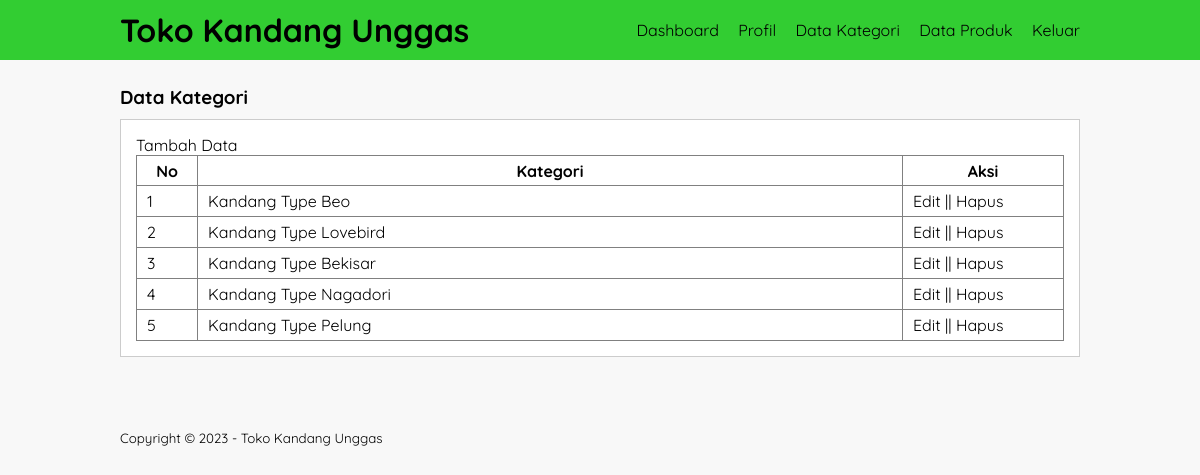
/data-kategori.php (signed in), run on the app's committed database.
### tables this page shows
CREATE TABLE `tb_category` (
  `category_id` int(11) NOT NULL,
  `category_name` varchar(25) NOT NULL
);

### data-kategori.php (the view, shortened to what this page needs)
<?php
	include 'db.php';
?>
<!DOCTYPE html>
<html>
<head>
	<link rel="stylesheet" type="text/css" href="css/style.css">
</head>
<body>
<header>
    <div class="container">
        <h1><a href="dashboard.php">Toko Kandang Unggas</a></h1>
        <ul>
            <li><a href="dashboard.php">Dashboard</a></li>
            <li><a href="profil.php">Profil</a></li>
            <li><a href="data-kategori.php">Data Kategori</a></li>
            <li><a href="data-produk.php">Data Produk</a></li>
            <li><a href="keluar.php">Keluar</a></li>
        </ul>
    </div>
</header>
<div class="section">
    <div class="container">
        <h3>Data Kategori</h3>
        <div class="box">
            <a href="tambah-kategori.php">Tambah Data</a>
            <table border="1" cellspacing="0" class="table">
                <thead>
                    <tr>
                        <th width="60px">No</th>
                        <th>Kategori</th>
                        <th width="160px">Aksi</th>
                    </tr>
                </thead>
                <tbody>
                <?php
                $no = 1;
                $kategori = mysqli_query($conn, "SELECT * FROM tb_category ORDER BY category_id DESC");
                if(mysqli_num_rows($kategori) > 0){
                    while($row = mysqli_fetch_array($kategori)){
                ?>
                    <tr>
                        <td><?php echo $no++ ?></td>
                        <td><?php echo $row['category_name'] ?></td>
                        <td>
                            <a href="edit-kategori.php?id=<?php echo $row['category_id']?>">Edit</a> ||
                            <a href="proses-hapus.php?idk=<?php echo $row['category_id']?>" onclick="return confirm('Yakin Ingin Hapus ?')">Hapus</a>
                        </td>
                    </tr>
                <?php } }else{ ?>
                    <tr>
                        <td colspan="3">Tidak Ada Data</td>
                    </tr>
                <?php } ?>
                </tbody>
            </table>
        </div>
    </div>
</div>
<footer>
    <div class="container">
        <small>Copyright &copy; 2023 - Toko Kandang Unggas</small>
    </div>
</footer>
</body>
</html>

### css/style.css (style rules this page uses)
* { padding:0; margin:0; font-family: 'Quicksand', sans-serif; }
body { background-color: #f8f8f8; }
a { color: inherit; text-decoration: none; }
header { background-color: #32CD32; color: #000000; }
header h1 { float: left; padding:10px 0; }
header ul { float: right; }
header ul li { display: inline-block; }
header ul li a { padding:20px 0 20px 15px; display: inline-block; }
footer { padding:20px 0; }
.container { width: 80%; margin:0 auto; }
.container:after { content: ''; display: block; clear: both; }
.section { padding:25px 0; }
.box { background-color: #fff; border:1px solid #ccc; padding:15px; box-sizing: border-box; margin:10px 0 25px 0; }
.box:after { content: ''; display: block; clear: both; }
.table { width: 100%; border-collapse: collapse; }
.table tr { height: 30px; }
.table tr td { padding:5px 10px; }

### data on the page
tb_category: category_name "Kandang Type Beo"
tb_category: category_name "Kandang Type Lovebird"
tb_category: category_name "Kandang Type Bekisar"
tb_category: category_name "Kandang Type Nagadori"
tb_category: category_name "Kandang Type Pelung"
